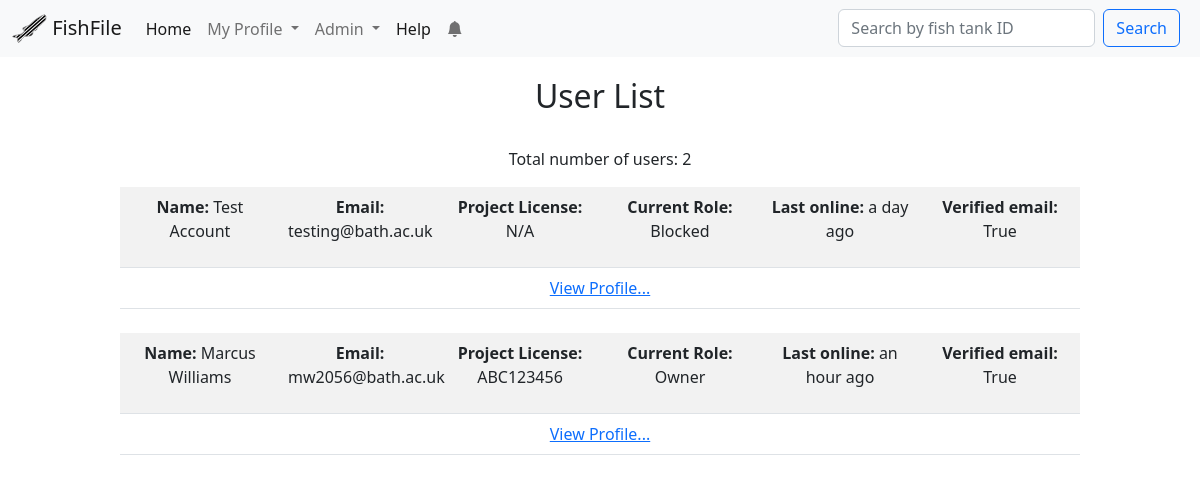
The page /userlist/ (signed in) on the database as committed earlier.
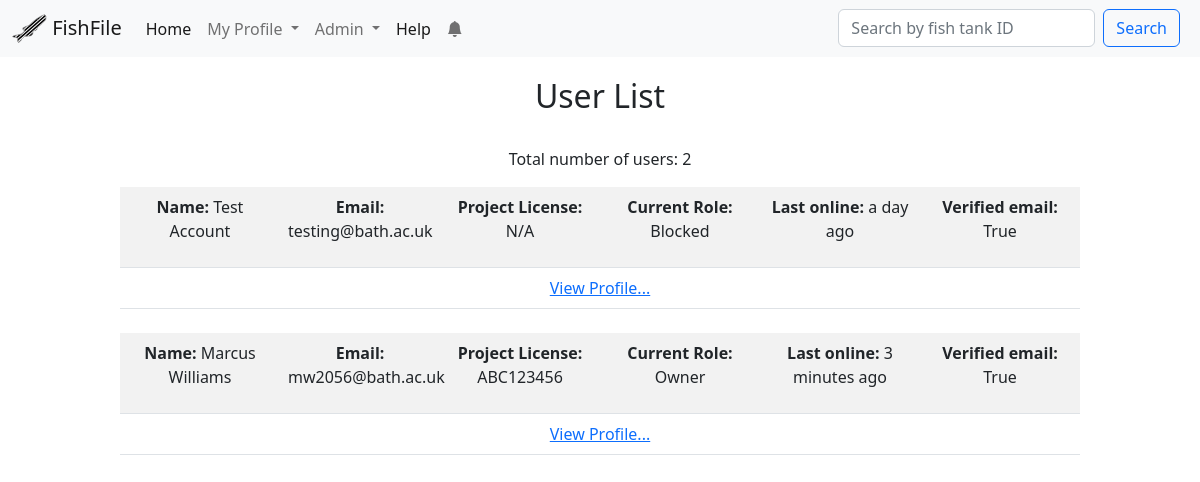
The same page on the database as committed later.
### app/models.py (models this page shows, shortened)
class User(UserMixin, db.Model):
    id = db.Column(db.Integer, primary_key=True)
    first_name = db.Column(db.String(64), index=True)
    last_name = db.Column(db.String(64), index=True)
    email = db.Column(db.String(120), index=True, unique=True)
    username = db.Column(db.String(64), index=True)
    password_hash = db.Column(db.String(128))
    last_seen = db.Column(db.DateTime, default=datetime.utcnow)
    is_verified = db.Column(db.Boolean, default=False)
    project_license = db.Column(db.String(120))
    personal_license = db.Column(db.String(120))
    personal_document = db.Column(db.Boolean, default=False)
    project_document = db.Column(db.Boolean, default=False)
    role = db.Column(db.String(32), default="User")
    code = db.Column(db.String(32), index=True)
    changes = db.relationship("Change", backref="user", lazy="dynamic")
    notifications = db.relationship(
        "Notification", backref="user", lazy="dynamic", cascade="all, delete"
    )
    last_notification_read_time = db.Column(db.DateTime)
    reminders = db.relationship(
        "Reminder", backref="user", lazy="dynamic", cascade="all, delete"
    )
    def isOwner(self):
        return self.role == "Owner"
    def isAdmin(self):
        return self.role in ("Admin", "Owner")
    def new_notifications(self):
        last_read_time = self.last_notification_read_time or datetime(1900, 1, 1)
        return (
            Notification.query.filter_by(user=self)
            .filter(Notification.time > last_read_time)
            .count()
        )

### app/main/routes.py (the view)
@bp.route("/userlist/")
@requires_roles("Owner")
@login_required
def user_list():
    users = User.query.order_by(User.id.desc())
    return render_template("Admin/user_list.html", users=users, title="User List")

### app/main/forms.py
class SimpleSearch(FlaskForm):
    search = StringField("Search by fish tank ID", validators=[DataRequired()])
    submit = SubmitField("Search")
    def __init__(self, *args, **kwargs):
        if "formdata" not in kwargs:
            kwargs["formdata"] = request.args
        if "csrf_enabled" not in kwargs:
            kwargs["csrf_enabled"] = False
        super(SimpleSearch, self).__init__(*args, **kwargs)

class EmptyForm(FlaskForm):
    submit = SubmitField("Submit")

### app/main/routes.py (called while the page is built)
@bp.before_request
def before_request():
    if current_user.is_authenticated:
        current_user.last_seen = datetime.utcnow()
        db.session.commit()
        g.search_form = SimpleSearch()
        g.clearNotifsForm = EmptyForm()

### app/models.py (called while the page is built)
@login.user_loader
def load_user(id):
    return User.query.get(int(id))

def requires_roles(*roles):
    def wrapper(f):
        @wraps(f)
        def wrapped(*args, **kwargs):
            if current_app.testing == True:
                return f(*args, **kwargs)
            if current_user.role not in roles:
                abort(403)
            return f(*args, **kwargs)
        return wrapped
    return wrapper

### app/templates/admin/user_list.html
{%extends 'base.html'%}
{%block content%}
    <h2>User List</h2><br>
    <p>Total number of users: {{ users.count() }}</p>
    {% if users.count() > 0 %}
        {% for user in users %}
            {%include 'subtemplates/_user_role_summary.html'%}
        {%endfor%}
    {% else %}
        <h3>No users found</h3>
    {% endif %}
{%endblock%}

### app/templates/subtemplates/_user_role_summary.html
<table class="table table-striped" style="width: 80%; margin:auto; table-layout:fixed;">
    <tr >
        <td>
            <b>Name: </b>{{user.first_name}} {{user.last_name}}
        </td>
        <td>
            <b>Email: </b>{{user.email}}
        </td>
        <td>
            {%if user.project_license%}
            <b>Project License: </b>{{user.project_license}}
            {%else%}
            <b>Project License: </b>N/A
            {%endif%}
        </td>
        <td>
            <b>Current Role: </b>{{user.role}}
        </td>
        <td>
            {% if user.last_seen %}<p><b>Last online: </b>{{ moment(user.last_seen).fromNow() }}</p>{% endif %}
        </td>
        <td><b>Verified email: </b>{{user.is_verified}}</td>
    </tr>
    <tr>
        <td colspan="6"><a href="{{url_for('main.user', username = user.username)}}" target="_blank">View Profile...</a></td>
    </tr>
</table>
<br>

Rows that differ between the two databases and show on the page:
changed User "Marcus": last_seen "an hour ago" → "3 minutes ago"
